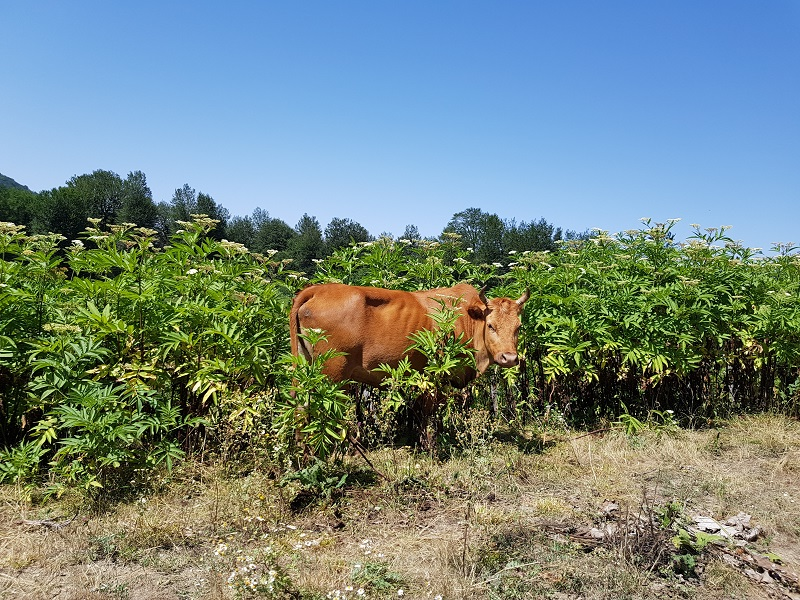
#> input picture input.jpg, 800 x 600 px
$ jupyter execute opencv-8.ipynb
#> lines starting #> are read from the running program, lines starting #| are printed output that depends on the picture
# <div style="direction:rtl;text-align:right;font-family:B Lotus, B Nazanin, Tahoma">تنظیم روشنایی و کنتراست(با توابع خطی)</div>

$$g(x) = \alpha f(x) + \beta$$
$$\alpha > 0$$

The parameters α and β are often called the gain and bias parameters.
sometimes these parameters are said to control contrast and brightness respectively.

### do it with `convertScaleAbs()` function

[cell 1]
import cv2
import numpy as np
import matplotlib.pyplot as plt

image = cv2.imread("./input.jpg")
#> image is the input picture: shape (600, 800, 3); mean B, G, R 128.9, 134.4, 116.5

new_image = np.zeros(image.shape, image.dtype)

alpha = float(input('* Enter the alpha value [0.1-3.0]: '))
#> the answer given: 1
beta = int(input('* Enter the beta value [0-100]: '))
#> the answer given: 3

new_image = cv2.convertScaleAbs(image, alpha=alpha, beta=beta)


plt.figure(figsize=[15,5])
plt.subplot(121);plt.imshow(image[...,::-1]);plt.title("Original");
plt.subplot(122);plt.imshow(new_image[...,::-1]);plt.title("Output");
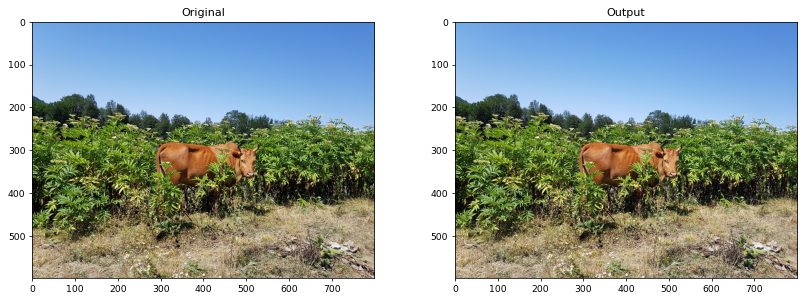
#> figure drawn by matplotlib, 2 panels

<div style="direction:rtl;text-align:right;font-family:Tahoma">
قاعدتاً این عملیات را میتوانیم روی تک تک پیکسل ها یا سطر و ستون ها فرض کنیم که با فرض i شماره سطر و j شماره تون خواهیم داشت:</div>

$$g(i,j) = \alpha \cdot f(i,j) + \beta$$

[cell 2]
import cv2
import numpy as np
import matplotlib.pyplot as plt

image = cv2.imread("./input.jpg")

new_image2 = np.zeros(image.shape, image.dtype)

alpha = float(input('* Enter the alpha value [0.1-3.0]: '))
#> the answer given: 1
beta = int(input('* Enter the beta value [0-100]: '))
#> the answer given: 3

# Do the operation new_image(i,j) = alpha*image(i,j) + beta
# Instead of these 'for' loops we could have used simply:
# new_image = cv.convertScaleAbs(image, alpha=alpha, beta=beta)
# but we wanted to show you how to access the pixels :)
for y in range(image.shape[0]):
    for x in range(image.shape[1]):
        for c in range(image.shape[2]):
            new_image2[y,x,c] = np.clip(alpha*image[y,x,c] + beta, 0, 255)


plt.figure(figsize=[15,5])
plt.subplot(121);plt.imshow(image[...,::-1]);plt.title("Original");
plt.subplot(122);plt.imshow(new_image2[...,::-1]);plt.title("Output");

# Histogram analysis

[cell 3]
gray_image =  cv2.cvtColor(image, cv2.COLOR_BGR2GRAY)
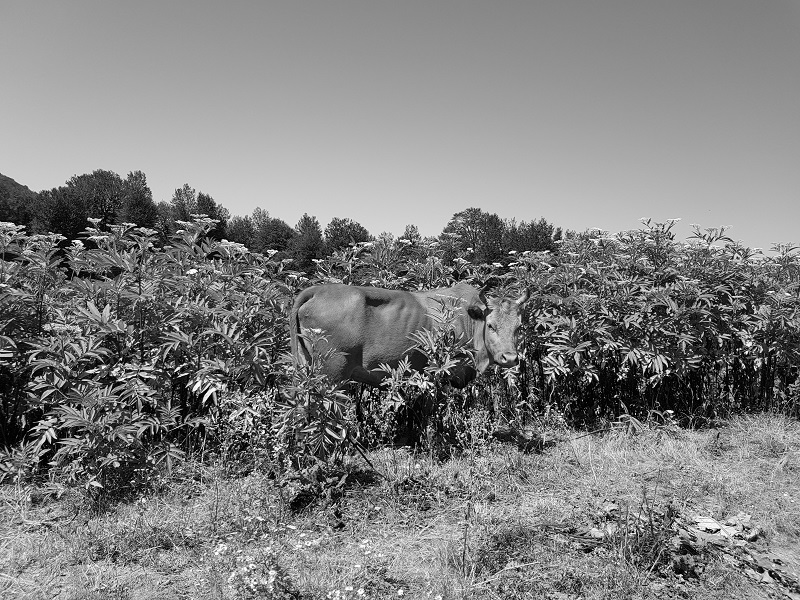
#> gray_image: shape (600, 800); min 0, max 255, mean 128.4
gray_new_image = cv2.cvtColor(new_image, cv2.COLOR_BGR2GRAY)
gray_new_image2 = cv2.cvtColor(new_image2, cv2.COLOR_BGR2GRAY)

[cell 4]
plt.figure(figsize=[15,5])
plt.subplot(131);plt.hist(gray_image.ravel(),256,[0,256]);plt.title("Original");
plt.subplot(132);plt.hist(gray_new_image.ravel(),256,[0,256]);plt.title("new_image");
plt.subplot(133);plt.hist(gray_new_image2.ravel(),256,[0,256]);plt.title("new_image2");
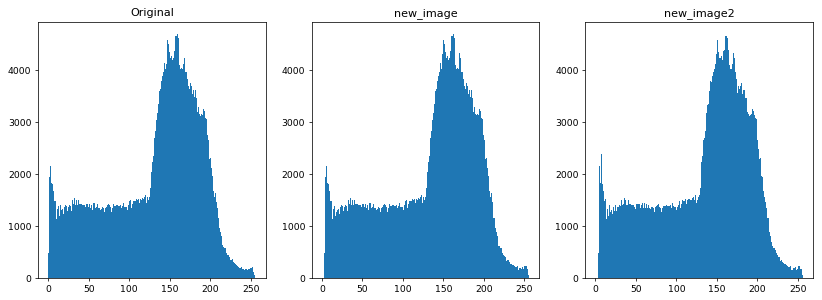
#> figure drawn by matplotlib, 3 panels; panel 1: tallest bar 4692 high, from x = 159 to 160; panel 2: tallest bar 4692 high, from x = 162 to 163; panel 3: tallest bar 4692 high, from x = 162 to 163

$ run again, with aa.jpg copied over input.jpg
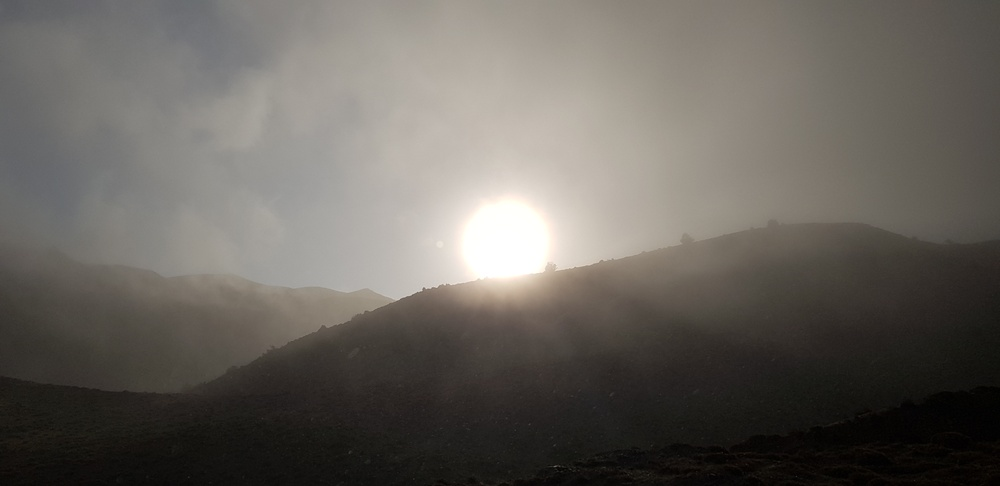
#> input picture aa.jpg, 1000 x 486 px, shrunk from 4032 x 1960 before the run
#> image is the input picture: shape (486, 1000, 3); mean B, G, R 93.5, 99.4, 103.6
#> `[cell 1] import cv2 import numpy as np import matplotlib.pyplot as plt..`:
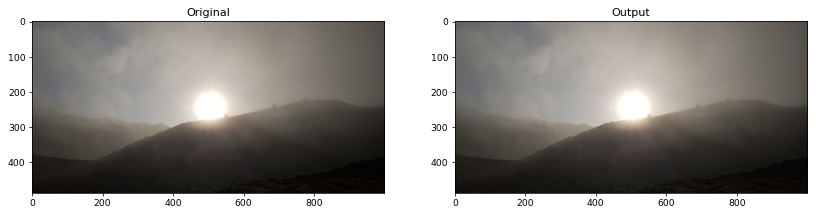
#> figure drawn by matplotlib, 2 panels
#> `[cell 4] plt.figure(figsize=[15,5]) plt.subplot(131);plt.hist(gray_ima..`:
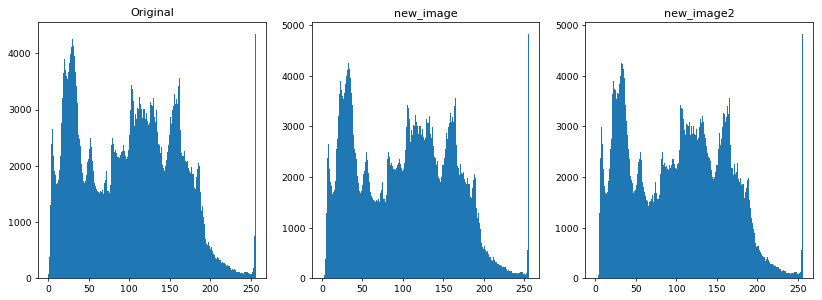
#> figure drawn by matplotlib, 3 panels; panel 1: tallest bar 4345 high, from x = 255 to 256; panel 2: tallest bar 4829 high, from x = 255 to 256; panel 3: tallest bar 4829 high, from x = 255 to 256

$ run again, with asalooye.jpg copied over input.jpg
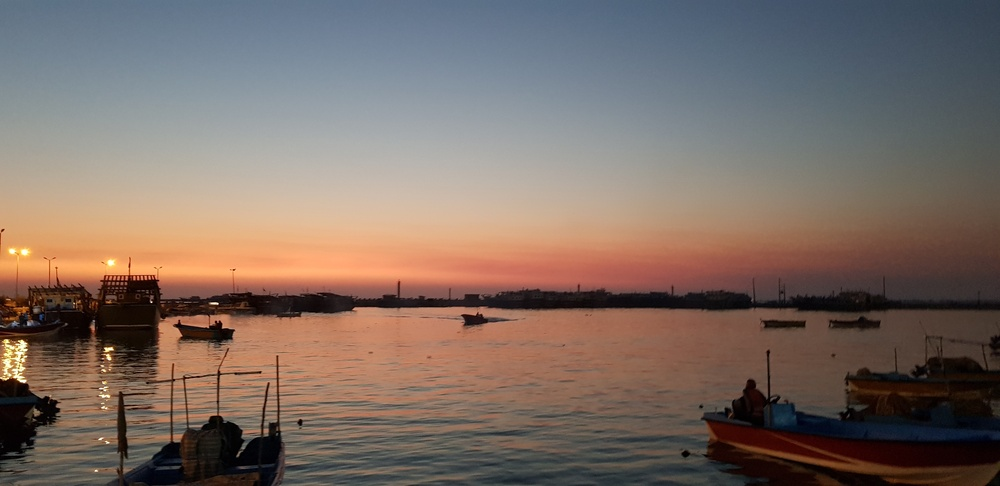
#> input picture asalooye.jpg, 1000 x 486 px, shrunk from 4032 x 1960 before the run
#> image is the input picture: shape (486, 1000, 3); mean B, G, R 100.4, 108.2, 123.7
#> `gray_image =  cv2.cvtColor(image, cv2.COLOR_BGR2GRAY)`:
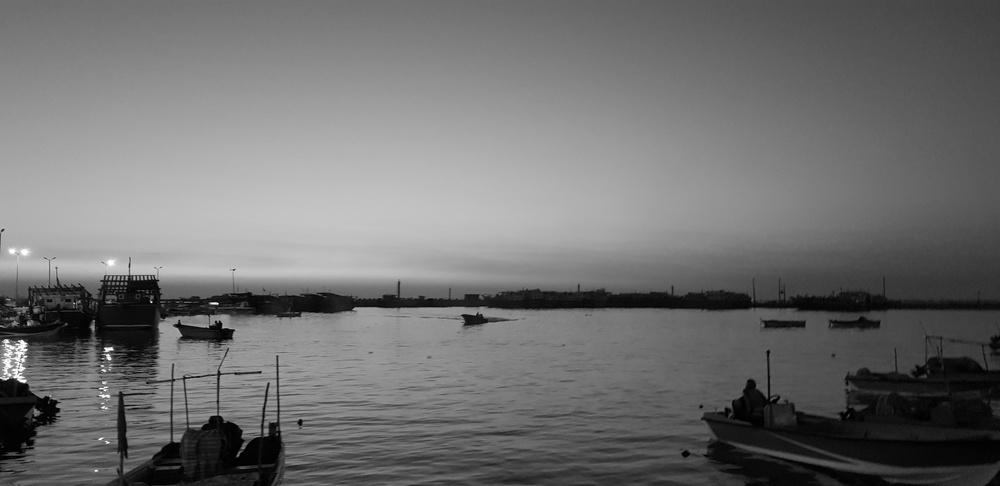
#> gray_image: shape (486, 1000); min 0, max 254, mean 111.9
#> `[cell 4] plt.figure(figsize=[15,5]) plt.subplot(131);plt.hist(gray_ima..`:
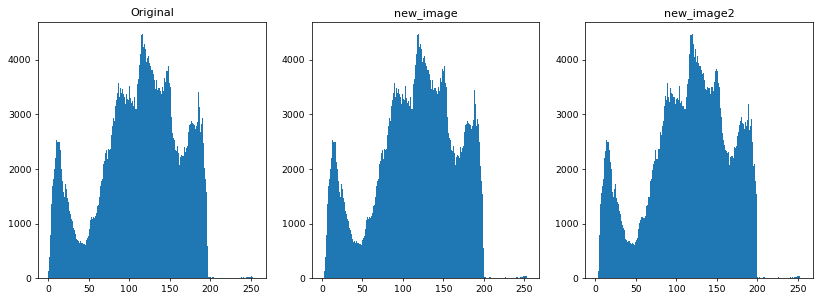
#> figure drawn by matplotlib, 3 panels; panel 1: tallest bar 4470 high, from x = 116 to 117; panel 2: tallest bar 4470 high, from x = 119 to 120; panel 3: tallest bar 4470 high, from x = 119 to 120
